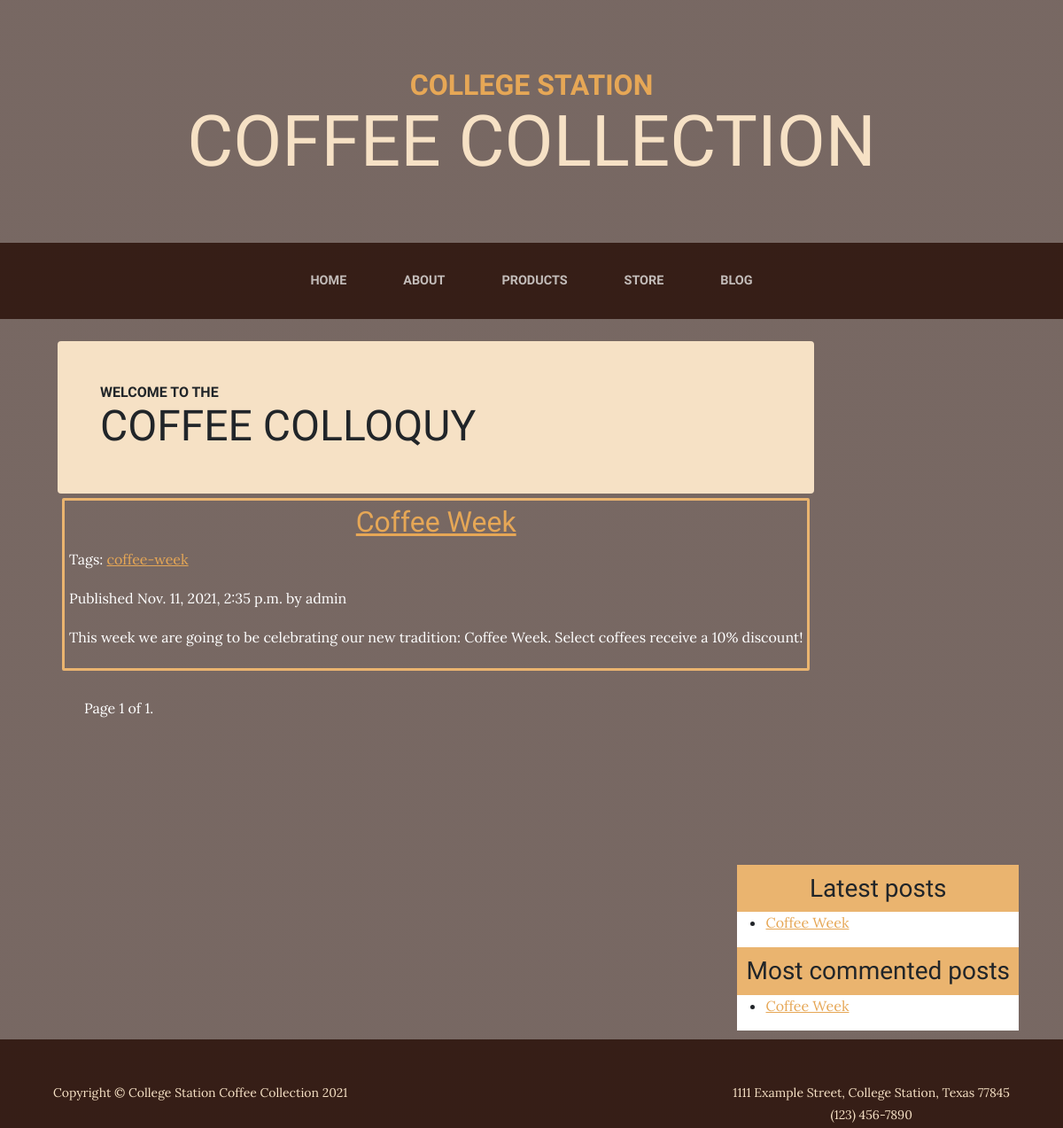
Screenshot of /blog/ with the database file from the repository.
### blog/models.py (models this page shows, shortened)
class Post(models.Model):
    STATUS_CHOICES = (
        ('draft', 'Draft'),
        ('published', 'Published'),
    )
    title = models.CharField(max_length=250)
    slug = models.SlugField(max_length=250,
                            unique_for_date='publish')
    author = models.ForeignKey(User,
                              on_delete=models.CASCADE,
                              related_name='blog_posts')
    body = models.TextField()
    publish = models.DateTimeField(default=timezone.now)
    created = models.DateTimeField(auto_now_add=True)
    updated = models.DateTimeField(auto_now=True)
    status = models.CharField(max_length=10,
                              choices=STATUS_CHOICES,
                              default='draft')
    objects = models.Manager() # The default manager.
    published = PublishedManager() # Our custom manager.
    tags = TaggableManager()
    def get_absolute_url(self):
        return reverse('blog:post_detail',
                       args=[self.publish.year,
                             self.publish.month,
                             self.publish.day, self.slug])
    class Meta:
        ordering = ('-publish',)

### blog/views.py (the view)
# urls.py: path('', views.post_list, name='post_list'),
def post_list(request, tag_slug=None):
    object_list = Post.published.all()
    tag = None
    if tag_slug:
        tag = get_object_or_404(Tag, slug=tag_slug)
        object_list = object_list.filter(tags__in=[tag])
    paginator = Paginator(object_list, 3) # 3 posts in each page
    page = request.GET.get('page')
    try:
        posts = paginator.page(page)
    except PageNotAnInteger:
        posts = paginator.page(1)
    except EmptyPage:
        posts = paginator.page(paginator.num_pages)
    return render(request,
                 'blog/post/list.html',
                 {'page': page,
                  'posts': posts,
                  'tag': tag})

### blog/models.py (called while the page is built)
    def get_queryset(self):
        return super(PublishedManager,
                     self).get_queryset()\
                          .filter(status='published')

### blog/templatetags/blog_tags.py (called while the page is built)
@register.simple_tag
def total_posts():
    return Post.published.count()

@register.inclusion_tag('blog/post/latest_posts.html')
def show_latest_posts(count=5):
    latest_posts = Post.published.order_by('-publish')[:count]
    return {'latest_posts': latest_posts}

@register.simple_tag
def get_most_commented_posts(count=5):
    return Post.published.annotate(
               total_comments=Count('comments')
           ).order_by('-total_comments')[:count]

@register.filter(name='markdown')
def markdown_format(text):
    return mark_safe(markdown.markdown(text))

### blog/templates/blog/post/list.html (shortened to what this page needs)
{% extends "blog/base.html" %}
{% load blog_tags %}
{% block content %}
          <div class="bg-faded p-5 d-flex ms-auto rounded">
          <h2 class="section-heading mb-0">
          <span class="section-heading-upper">Welcome to the</span>
          <span class="section-heading-lower">Coffee Colloquy</span>
          </h2>
          </div>
  {% for post in posts %}
    <div class = "blog-section">
      <h2 class = "blog-sectin-title">
      <a href="{{ post.get_absolute_url }}">
        {{ post.title }}
      </a>
    </h2>
    <p class="tags">
      Tags:
      {% for tag in post.tags.all %}
        <a href="{% url 'blog:post_list_by_tag' tag.slug %}">
          {{ tag.name }}
        </a>
      {% endfor %}
    </p>
    <p class="date">
      Published {{ post.publish }} by {{ post.author }}
    </p>
    {{ post.body|markdown|truncatewords_html:30 }}
    </div>
  {% endfor %}
<div class = "pagination">
  {% include "pagination.html" with page=posts %}
</div>
{% endblock %}

### blog/templates/blog/base.html (shortened to what this page needs)
{% load blog_tags %}
{% load static %}
<!DOCTYPE html>
<html>
  <head>
    {% load static %}
    <link href="{% static 'css/styles.css' %}" rel="stylesheet" />
</head>
<body>
  <header>
    <h1 class="site-heading text-center text-faded d-none d-lg-block">
        <span class="site-heading-upper text-primary mb-3">College Station</span>
        <span class="site-heading-lower">Coffee Collection</span>
    </h1>
</header>
  <nav class="navbar navbar-expand-lg navbar-dark py-lg-4" id="mainNav">
    <div class="container">
        <div class="collapse navbar-collapse" id="navbarSupportedContent">
            <ul class="navbar-nav mx-auto">
                <li class="nav-item px-lg-4"><a class="nav-link text-uppercase" href="{% url 'home' %}">Home</a></li>
                <li class="nav-item px-lg-4"><a class="nav-link text-uppercase" href="{% url 'about' %}">About</a></li>
                <li class="nav-item px-lg-4"><a class="nav-link text-uppercase" href="{% url 'products' %}">Products</a></li>
                <li class="nav-item px-lg-4"><a class="nav-link text-uppercase" href="{% url 'products' %}">Store</a></li>
                <li class="nav-item px-lg-4"><a class="nav-link text-uppercase" href="{% url 'blog:post_list' %}">Blog</a></li>
            </ul>
        </div>
    </div>
</nav>
  <div id="content" >
  {% block content %}
  {% endblock %}
  </div>
  <div id="sidebar">
    <h3 class = "sidebar-title">Latest posts</h3>
    {% show_latest_posts 3 %}
    <h3 class = "sidebar-title">Most commented posts</h3>
    {% get_most_commented_posts as most_commented_posts %}
    <ul>
      {% for post in most_commented_posts %}
        <li>
          <a href="{{ post.get_absolute_url }}">{{ post.title }}</a>
        </li>
      {% endfor %}
    </ul>
  </div>
  <footer class="footer text-faded text-center py-5">
  <div class=" copyright-footer" ><p class="m-0 small">Copyright &copy; College Station Coffee Collection 2021 </p></div>
  <div class=" contact-footer" ><p class ="m-0 small" >1111 Example Street, College Station, Texas 77845 </br> (123) 456-7890 </p></div>
</footer>
</body>
</html>

### blog/templates/blog/post/latest_posts.html
<ul>
    {% for post in latest_posts %}
      <li>
        <a href="{{ post.get_absolute_url }}">{{ post.title }}</a>
      </li>
    {% endfor %}
  </ul>

### rows the page displays
Post: title "Coffee Week", publish "Nov. 11, 2021, 2:35 p.m.", author "admin", body "This week we are going to be celebrating our new tradition: Coffee Week. Select coffees receive a 10% discount!"
Tag: name "coffee-week"

### other values shown
{{ page.number }} "1"
{{ page.paginator.num_pages }} "1"
